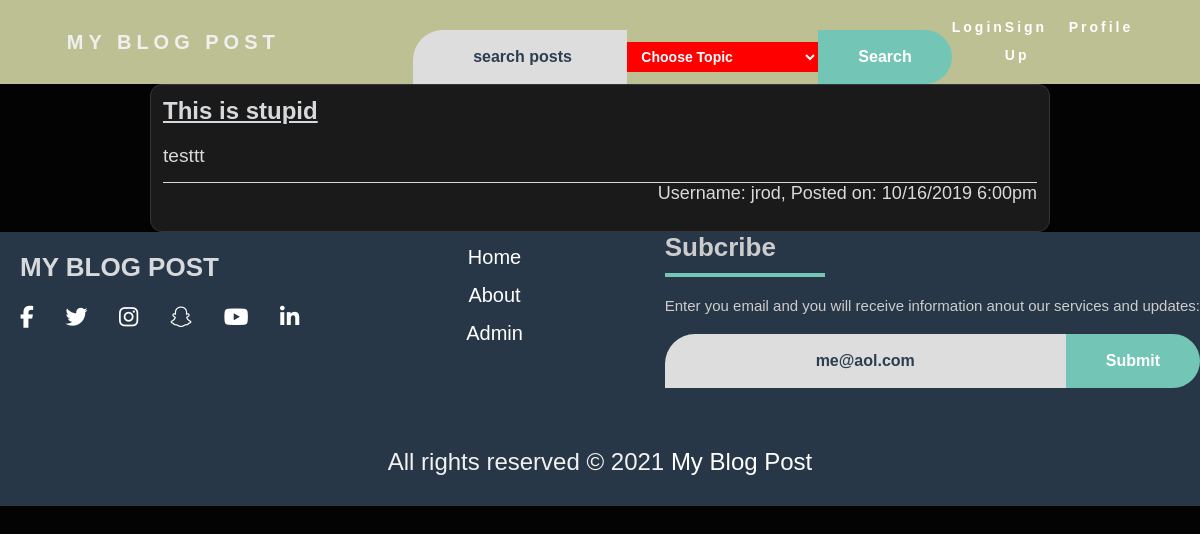
Page /posting.php?id=2 on the committed database.
### tables this page shows
CREATE TABLE `post` (
  `postid` int(11) NOT NULL,
  `title` varchar(50) NOT NULL,
  `body` varchar(5000) NOT NULL,
  `postdate` datetime NOT NULL,
  `topicName` varchar(30) NOT NULL,
  `username` varchar(15) NOT NULL
);

### posting.php (the view, shortened to what this page needs)
<!DOCTYPE html>
<html>
<head>
  <link rel="stylesheet" href="css/reset.css">
  <link rel="stylesheet" href="css/main.css">
  <link rel="stylesheet" href="">
</head>
<body>
  <?php
  include 'header.php';
  $postid = "";
  if ($_SERVER["REQUEST_METHOD"] == "GET") {
    $postid = $_GET["id"] ?? "none";
  }
  if ($postid != "" && $postid != "none") {
    $postQry = "SELECT * FROM post WHERE postid=?";
    $result = $pdo->prepare($postQry);
    $result->execute(array($postid));
    if ($result->rowCount() != 0) {
      while ($row = $result->fetch()) {
        echo '<div id="' . $row['postid'] . '" class="post">';
        echo '<h3 class="post_title">' . $row['title'] . '</h3>';
        echo '<p class="post_content">' . $row['body'] . '</p>';
        $postdate = date_create($row['postdate']);
        echo '<p class="post_information">Username: ' . $row['username'] . ', Posted on: ' . date_format($postdate, 'm/d/Y g:ia') . '</p>';
        echo '</div>';
      }
    } else {
      echo "<p>No postings match this id</p>";
    }
  } else {
    echo "<p>Invalid post request</p>";
    echo "<a href='main.php'>Click to return to postings</a>";
  }
  include 'footer.php';
  ?>
</body>
</html>

### css/main.css (style rules this page uses)
body { font-size: 150%; color: #d7dadc; background-color: #030303; }
.post_title { text-decoration: underline; margin-bottom: 20px; }
.post_content { font-size: 80%; }
.post_information { text-align: end; font-size: 75%; border-top: 1px solid #d7dadc; margin-top: 15px; }
.post { border: 1px solid #343536; background-color: #1a1a1b; width: 75%; margin-left: auto; margin-right: auto; padding: 0.5em; border-radius: 0.5em; }

### css/header.css (style rules this page uses)
* { margin: 0px; padding: 0px; box-sizing: border-box; }

### css/footer.css (style rules this page uses)
* { margin: 0px; padding: 0px; box-sizing: border-box; }
body { font-family: 'Poppins', sans-serif; }

### rows in the picture
post: title "This is stupid", body "testtt", username "jrod", postdate "10/16/2019 6:00pm"
